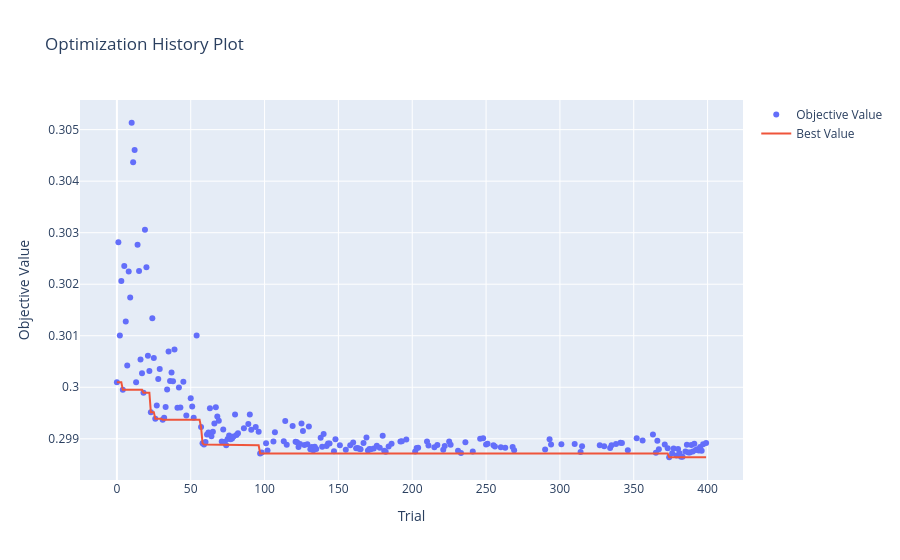

Write notebook code for a chart like this one.
### Markdown cell above
##### Etapa 1

### Code cell
from optuna.visualization import plot_optimization_history

plotly_config = {"staticPlot": True}

fig = plot_optimization_history(estudio)
fig.show(config=plotly_config)

#plot_optimization_history(estudio)

### Figure 1 — Plotly figure (JSON) as saved in the notebook; plotly's stock layout.template omitted (floating-point values rounded to 4 significant figures; data arrays with more than 128 entries replaced by an {"elided": "..."} marker saying what was removed)
{"data": [{"mode": "markers", "name": "Objective Value", "type": "scatter", "x": {"elided": "205 int values"}, "y": {"elided": "205 float values"}}, {"mode": "lines", "name": "Best Value", "type": "scatter", "x": {"elided": "400 int values"}, "y": {"elided": "400 float values"}}, {"marker": {"color": "#cccccc"}, "mode": "markers", "name": "Infeasible Trial", "showlegend": false, "type": "scatter", "x": [], "y": []}], "layout": {"title": {"text": "Optimization History Plot"}, "xaxis": {"title": {"text": "Trial"}}, "yaxis": {"title": {"text": "Objective Value"}}}}
